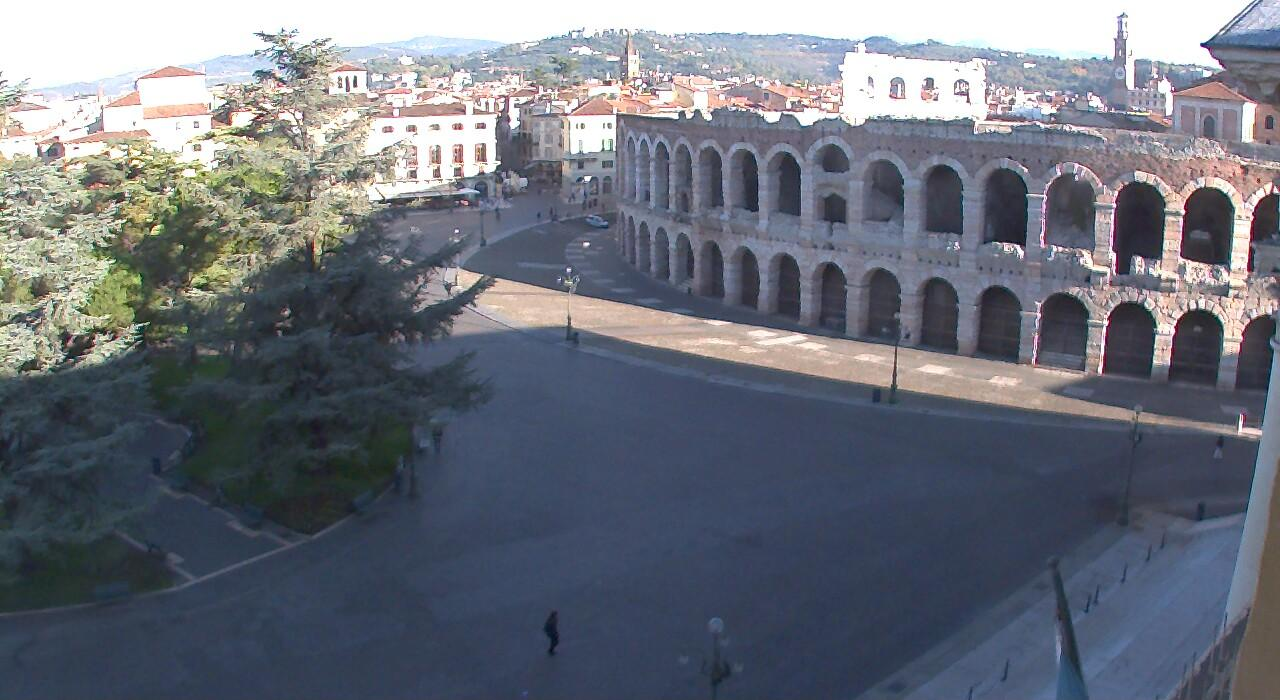
#> input picture computer_vision/images/day_night_images/training/day/20151102_074952.jpg, 1280 x 700 px; its folder holds only this picture in this run
$ python average_brightness.py
#> lines starting #> are read from the running program, lines starting #| are printed output that depends on the picture
### computer_vision/helpers.py
# Helper functions
import os
import glob # library for loading images from a directory
import matplotlib.image as mpimg

import cv2


# This function loads in images and their labels and places them in a list
# The list contains all images and their associated labels
# For example, after data is loaded, im_list[0][:] will be the first
# image-label pair in the list
def load_dataset(image_dir):

    # Populate this empty image list
#> called with image_dir = 'day_night_images/training/'
    im_list = []
    image_types = ["day", "night"]

    # Iterate through each color folder
    for im_type in image_types:

        # Iterate through each image file in each image_type folder
        # glob reads in any image with the extension "image_dir/im_type/*"
        for file in glob.glob(os.path.join(image_dir, im_type, "*")):

            # Read in the image
            im = mpimg.imread(file)
#> im is the input picture: shape (700, 1280, 3); mean R, G, B 108.3, 112.8, 123.1

            # Check if the image exists/if it's been correctly read-in
            if not im is None:
                # Append the image, and it's type (red, green, yellow) to the
                # image list
                im_list.append((im, im_type))

    return im_list


## Standardize the input images
# Resize each image to the desired input size: 600x1100px (hxw).

## Standardize the output
# With each loaded image, we also specify the expected output.
# For this, we use binary numerical values 0/1 = night/day.


# This function should take in an RGB image and return a new, standardized
# version
# 600 height x 1100 width image size (px x px)
def standardize_input(image):

    # Resize image and pre-process so that all "standard" images are the same
    # size
    standard_im = cv2.resize(image, (1100, 600))

    return standard_im


# Examples:
# encode("day") should return: 1
# encode("night") should return: 0
def encode(label):

    numerical_val = 0
    if(label == 'day'):
        numerical_val = 1
    # else it is night and can stay 0

    return numerical_val

# using both functions above, standardize the input images and output labels
def standardize(image_list):

    # Empty image data array
    standard_list = []

    # Iterate through all the image-label pairs
    for item in image_list:
        image = item[0]
        label = item[1]

        # Standardize the image
        standardized_im = standardize_input(image)

        # Create a numerical label
        binary_label = encode(label)

        # Append the image, and it's one hot encoded label to the full,
        # processed list of image data
        standard_list.append((standardized_im, binary_label))

    return standard_list


### computer_vision/average_brightness.py

# coding: utf-8

# # Day and Night Image Classifier
# ---
#
# The day/night image dataset consists of 200 RGB color images in two
# categories: day and night.  There are equal numbers of each example: 100 day
# images and 100 night images.
#
# We'd like to build a classifier that can accurately label these images as day
# or night, and that relies on finding distinguishing features between the two
# types of images!
#
# *Note: All images come from the [AMOS
# dataset](http://cs.uky.edu/~jacobs/datasets/amos/) (Archive of Many Outdoor
# Scenes).*
#

# ### Import resources
#
# Before you get started on the project code, import the libraries and
# resources that you'll need.

# In[1]:

import cv2 # computer vision library
import helpers

import numpy as np
import matplotlib.pyplot as plt
import matplotlib.image as mpimg

get_ipython().run_line_magic('matplotlib', 'inline')


# ## Training and Testing Data
# The 200 day/night images are separated into training and testing datasets.
#
# * 60% of these images are training images, for you to use as you create a
# classifier.
# * 40% are test images, which will be used to test the accuracy of your
# classifier.
#
# First, we set some variables to keep track of some where our images are
# stored:
#
#     image_dir_training: the directory where our training image data is stored
#     image_dir_test: the directory where our test image data is stored

# In[2]:


# Image data directories
image_dir_training = "day_night_images/training/"
image_dir_test = "day_night_images/test/"


# ## Load the datasets
#
# These first few lines of code will load the training day/night images and
# store all of them in a variable, `IMAGE_LIST`.  This list contains the images
# and their associated label ("day" or "night").
#
# For example, the first image-label pair in `IMAGE_LIST` can be accessed by
# index:
# ``` IMAGE_LIST[0][:]```.
#

# In[3]:


# Using the load_dataset function in helpers.py
# Load training data
IMAGE_LIST = helpers.load_dataset(image_dir_training)
#> IMAGE_LIST = 2 items


# ## Construct a `STANDARDIZED_LIST` of input images and output labels.
#
# This function takes in a list of image-label pairs and outputs a
# **standardized** list of resized images and numerical labels.

# In[4]:


# Standardize all training images
STANDARDIZED_LIST = helpers.standardize(IMAGE_LIST)
#> the loop in standardize, `for item in image_list:` made 2 passes
#> (label, numerical_val in encode, binary_label) on passes 1 to 2: ('day', 1, 1), ('night', 0, 0)
#> pass 2, in standardize_input (call 2), `standard_im = cv2.resize(image, (1100, 600))`:
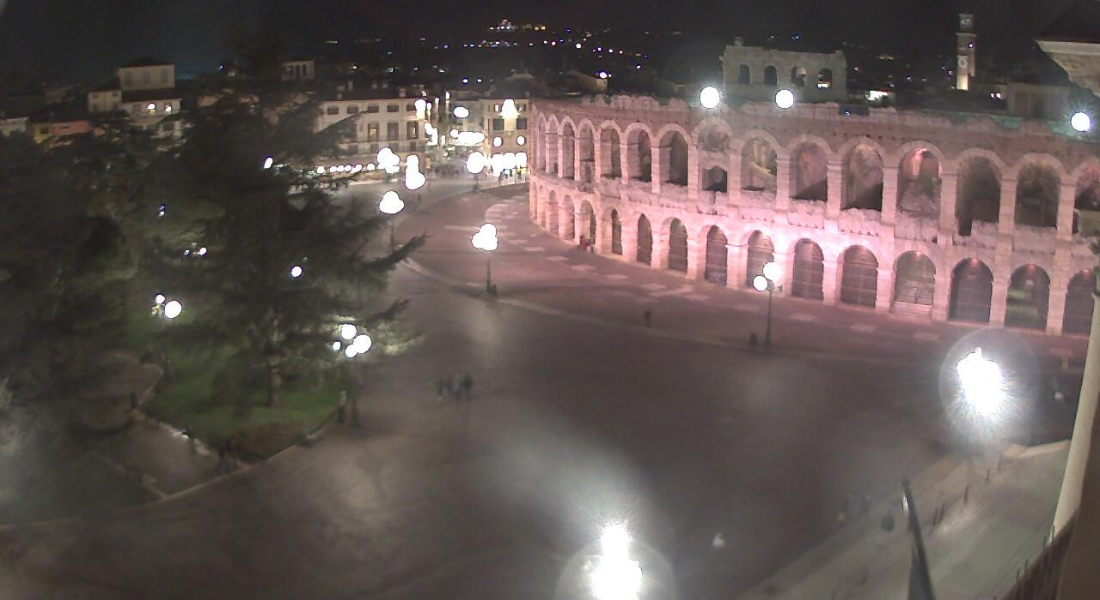
#> standard_im: shape (600, 1100, 3); mean R, G, B 98.4, 86.6, 83.6
#> STANDARDIZED_LIST = 2 items


# ## Visualize the standardized data
#
# Display a standardized image from STANDARDIZED_LIST.

# In[5]:


# Display a standardized image and its label

# Select an image by index
image_num = 0
selected_image = STANDARDIZED_LIST[image_num][0]
selected_label = STANDARDIZED_LIST[image_num][1]
#> selected_label = 1

# Display image and data about it
plt.imshow(selected_image)
print("Shape: " + str(selected_image.shape))
#| Shape: (600, 1100, 3)
print("Label [1 = day, 0 = night]: " + str(selected_label))
#| Label [1 = day, 0 = night]: 1


# # Feature Extraction
#
# Create a feature that represents the brightness in an image.  We'll be
# extracting the **average brightness** using HSV colorspace.  Specifically,
# we'll use the V channel (a measure of brightness), add up the pixel values in
# the V channel, then divide that sum by the area of the image to get the
# average Value of the image.
#

# ## RGB to HSV conversion
#
# Below, a test image is converted from RGB to HSV colorspace and each
# component is displayed in an image.

# In[6]:


# Convert and image to HSV colorspace
# Visualize the individual color channels
image_num = 0
test_im = STANDARDIZED_LIST[image_num][0]
test_label = STANDARDIZED_LIST[image_num][1]
#> test_label = 1

# Convert to HSV
hsv = cv2.cvtColor(test_im, cv2.COLOR_RGB2HSV)
#> hsv: shape (600, 1100, 3); mean H, S, V 91, 61.3, 128

# Print image label
print('Label: ' + str(test_label))
#| Label: 1

# HSV channels
h = hsv[:,:,0]
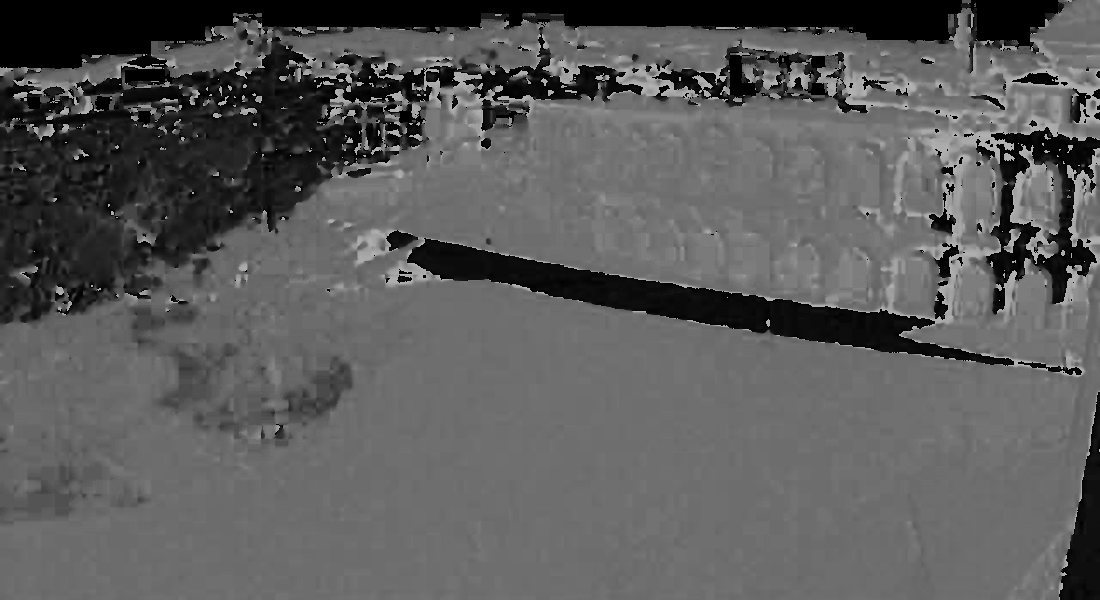
#> h: shape (600, 1100); min 0, max 179, mean 91
s = hsv[:,:,1]
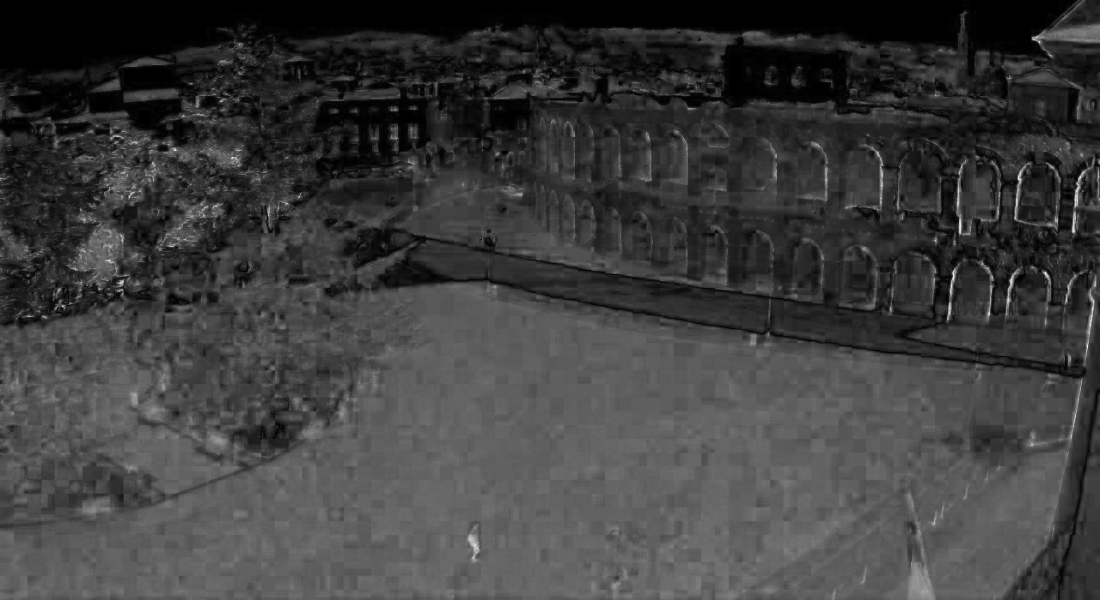
#> s: shape (600, 1100); min 0, max 247, mean 61.3
v = hsv[:,:,2]
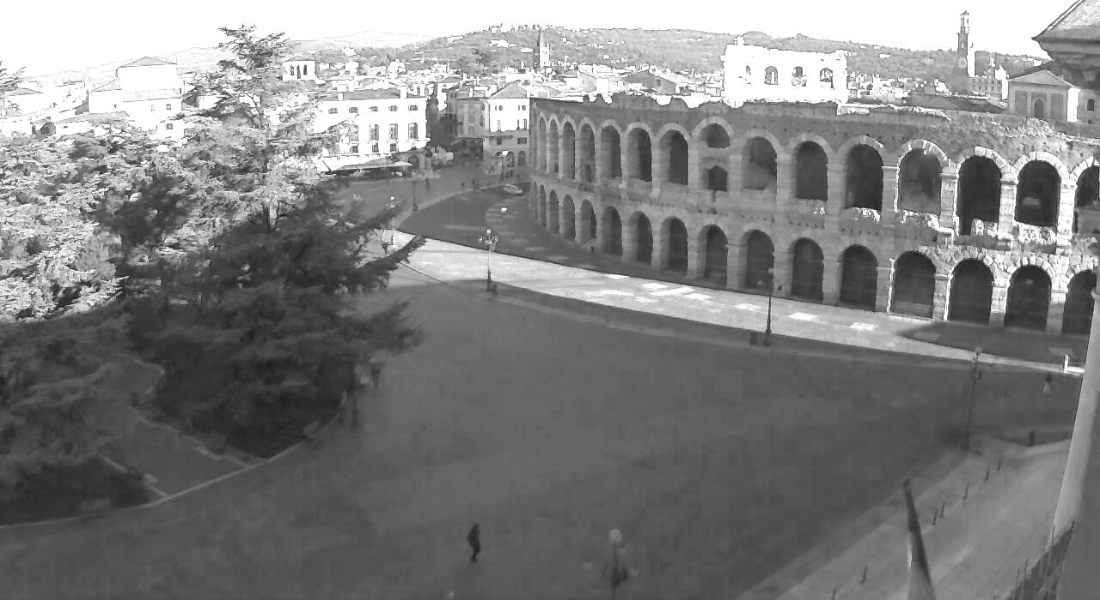
#> v: shape (600, 1100); min 17, max 255, mean 128

# Plot the original image and the three channels
f, (ax1, ax2, ax3, ax4) = plt.subplots(1, 4, figsize=(20,10))
ax1.set_title('Standardized image')
ax1.imshow(test_im)
ax2.set_title('H channel')
ax2.imshow(h, cmap='gray')
ax3.set_title('S channel')
ax3.imshow(s, cmap='gray')
ax4.set_title('V channel')
ax4.imshow(v, cmap='gray')


# ---
# ### Find the average brightness using the V channel
#
# This function takes in a **standardized** RGB image and returns a feature (a
# single value) that represent the average level of brightness in the image.
# We'll use this value to classify the image as day or night.

# In[7]:


# Find the average Value or brightness of an image
def avg_brightness(rgb_image):

    # Convert image to HSV
    hsv = cv2.cvtColor(rgb_image, cv2.COLOR_RGB2HSV)

    # Add up all the pixel values in the V channel
    sum_brightness = np.sum(hsv[:,:,2])

    ## TODO: Calculate the average brightness using the area of the image
    # and the sum calculated above
    avg = 0
    area = 600 * 1100
    avg = sum_brightness / area

    return avg


# In[12]:


# Testing average brightness levels
# Look at a number of different day and night images and think about
# what average brightness value separates the two types of images

# As an example, a "night" image is loaded in and its avg brightness is
# displayed
image_num = 230
#> (the run stopped early here; a loop or call above may not have finished)
